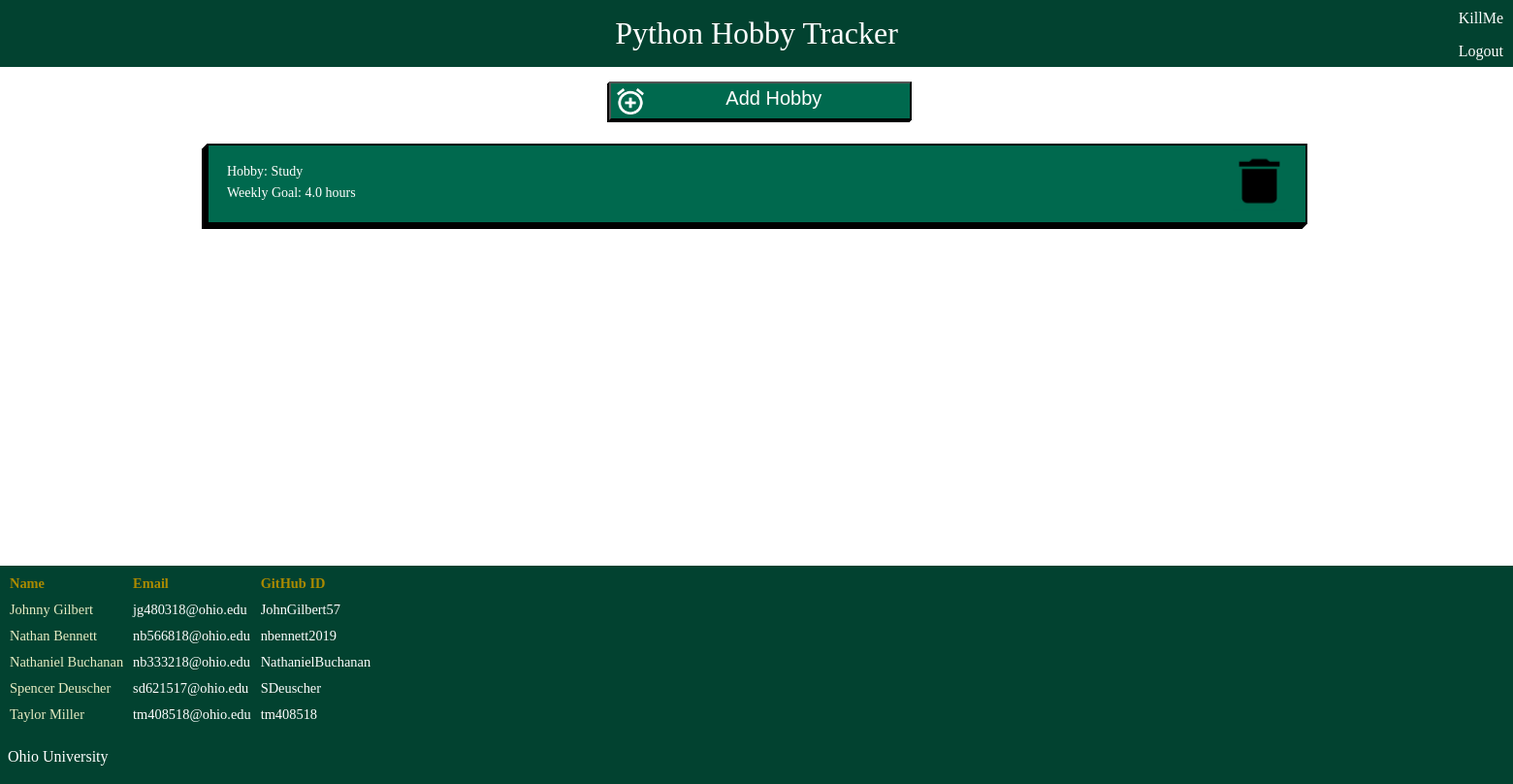
The page /userhobbies/ (signed in) on the database its author committed.
### myapp/models.py (models this page shows, shortened)
class Hobby(models.Model):
    hobbyUser = models.ForeignKey(User, on_delete=models.CASCADE)
    spriteId = models.ForeignKey(Sprite, on_delete=models.CASCADE, help_text = None) #CHECK THIS
    name = models.CharField(max_length=300, help_text = None)
    timeLimit = models.FloatField(validators = [MinValueValidator(0), MaxValueValidator(168.0)], help_text = None)

### myapp/views.py (the view)
# urls.py: path('userhobbies/', views.hobbiespage),
def hobbiespage(response):
    if response.method == "POST":
        form = NewHobbyForm(response.POST)
        if(form.is_valid()):
            obj = form.save(commit=False)
            obj.hobbyUser = User.objects.get(pk=response.user.id)
            obj.save()
            return redirect("/userhobbies")
    else:
        form = NewHobbyForm()
    if response.user.is_anonymous:
        return redirect('/login')
    if response.method == "POST" and 'delete' in response.POST:
        delete_key = response.POST.get('delete')
        if Hobby.objects.filter(pk=delete_key).count() > 0:
            target = Hobby.objects.get(pk=delete_key)
            target.delete()
    userHobbies = Hobby.objects.filter(hobbyUser=response.user)
    context = {
        'userHobbies': list(userHobbies),
        'form': form
    }
    return render(response, './myhobby/userhobbies.html', context)

### myapp/models.py (called while the page is built)
    def __str__(self):
        return self.spriteName

### myapp/templates/myhobby/userhobbies.html (shortened to what this page needs)
{% load static %}
<!DOCTYPE >
<html>
    <head>
        <link rel = "stylesheet" type = "text/css" href="{% static 'myapp/css/userhobbies.css' %}">
    </head>
    <body>
        <div id = header>
            <p>Python Hobby Tracker</p>
        </div>
        <div id = credentials>
            <p>{{user.username}}</p>
            <a href = "{% url 'logout' %}">Logout</a>
        </div>
        <div id = container>
            <div id = addhobby>
                <button data-modal-target = "#modal" type = 'submit' id = "Create"><img src = "{% static 'myapp/img/add.png' %}"/><p>Add Hobby</p></button>
            </div>
            {% for hobby in userHobbies %}
            <div id = hobbyinfo>
                <a href="/hobbyview?hobbyid={{ hobby.id }}">
                    <p style = "padding-bottom: 0.5%;">Hobby: {{ hobby.name }}</p>
                    <p>Weekly Goal: {{ hobby.timeLimit}} hours</p>
                </a>
                <form method="POST">
                    <button type='submit' name="delete" value='{{hobby.id}}'><img src ="{% static 'myapp/img/Vector.png' %}" alt = "Trash Can"/></button>
                </form>
            </div>
        {% endfor %}
        </div>
        <div id = footer>
                <table>
                    <tr>
                        <th>Name</th>
                        <th>Email</th>
                        <th>GitHub ID</th>
                    </tr>
                    <tr>
                        <td>Johnny Gilbert</td>
                        <td><a href="mailto: jg480318@ohio.edu">jg480318@ohio.edu</a></td>
                        <td><a href=https://github.com/JohnGilbert57>JohnGilbert57</a></td>
                    </tr>
                    <tr>
                        <td>Nathan Bennett</td>
                        <td><a href="mailto: nb566818@ohio.edu">nb566818@ohio.edu</a></td>
                        <td><a href=https://github.com/nbennett2019>nbennett2019</a></td>
                    </tr>
                    <tr>
                        <td>Nathaniel Buchanan</td>
                        <td><a href="mailto: nb333218@ohio.edu">nb333218@ohio.edu</a></td>
                        <td><a href=https://github.com/NathanielBuchanan>NathanielBuchanan</a></td></td>
                    </tr>
                    <tr>
                        <td>Spencer Deuscher</td>
                        <td><a href="mailto: sd621517@ohio.edu">sd621517@ohio.edu</a></td>
                        <td><a href=https://github.com/SDeuscher>SDeuscher</a></td></td>
                    </tr>
                    <tr>
                        <td>Taylor Miller</td>
                        <td><a href="mailto: tm408518@ohio.edu">tm408518@ohio.edu</a></td>
                        <td><a href=https://github.com/tm408518>tm408518</a></td>
                    </tr>
                </table>
                <p><a href=https://www.ohio.edu>&nbsp&nbspOhio University<a></p>
            </div>
    </body>
</html>

### myapp/static/myapp/css/userhobbies.css (style rules this page uses)
body { margin: 0; padding: 0; font-family: "Robobto"; position: relative; height: 100%; overflow-x: hidden; }
table { font-family: georgia, serif; border-spacing: 10px; font-size: 90%; }
td { text-align: left; padding: 0%; color:rgb(231,236,195); }
#credentials { position: relative; float: right; top: -75px; text-align: right; padding-right: 10px; margin: 0; color: white; }
th { text-align: left; padding: 0%; color: rgb(170,138,0); }
a:link, a:visited { color: rgb(255, 255, 255); background-color: transparent; text-decoration: none; }
#header { margin-top: -2%; width: 100%; height: 100px; float: right; background-color:#024230; }
#header p { text-align: center; margin: auto; margin-top: 1%; padding-top: 2%; font-size: 200%; color: rgb(255, 255, 255); }
#footer { height: 225px; width: 100%; margin-top: 1.5%; position: relative; width: 100%; bottom: 0%; color: rgb(255, 255, 255); background-color: #024230; }
#hobbyinfo { width: 70%; background-color: #00694E; margin: 0 auto; height: 5%; padding: 1.25%; margin-bottom: 1.5%; border: 2px solid black; box-shadow: -1px 1px black, -2px 2px black, -3px 3px black, -4px 4px black, -5px 5px black; }
#hobbyinfo p { color: white; margin: 0; font-size: 14px; }
#hobbyinfo img { height: 80%; cursor: pointer; }
#hobbyinfo button { float: right; transform:translateY(-84%); height: 150%; background-color: #00694E; border:none; }
#addhobby { display: block; margin-left: 40.25%; margin-right: auto; width: 100%; margin-bottom: 1.5%; }
#Create { width: 20%; height: 5%; background-color: #00694E; margin-top: 1%; box-shadow: -1px 1px black, -2px 2px black; cursor:pointer; }
#addhobby img { height: 80%; float: left; padding-top: 0.25%; color: white; }
#addhobby p { display: inline; margin-top: 25%; font-size: 150%; color: white; }
#container { min-height:70%; }

### rows shown on the page
Hobby: name "Study", timeLimit "4.0", {{ hobby.id }} 13 (drawn)

### other values the page prints
{{ user.username }} "KillMe"
